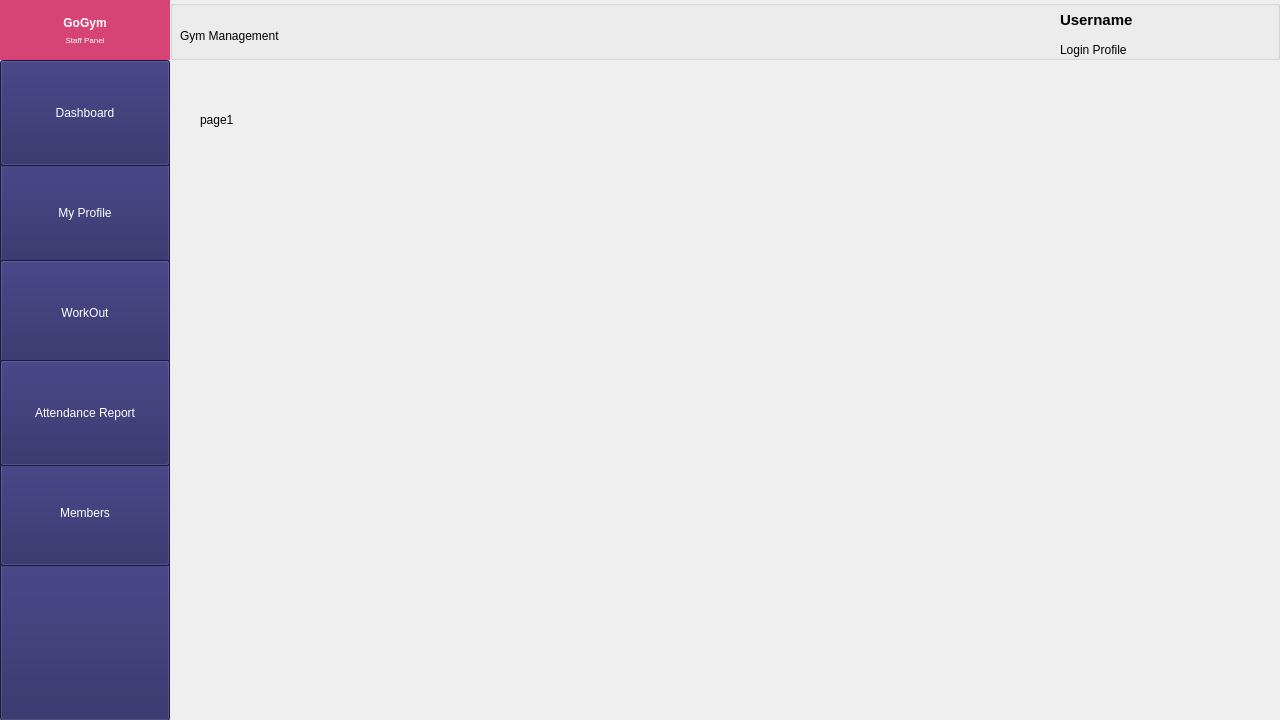
<?xml version="1.0" encoding="UTF-8"?>
<ui version="4.0">
 <class>staffWindow</class>
 <widget class="QMainWindow" name="staffWindow">
  <property name="geometry">
   <rect>
    <x>0</x>
    <y>0</y>
    <width>1280</width>
    <height>720</height>
   </rect>
  </property>
  <property name="maximumSize">
   <size>
    <width>1280</width>
    <height>720</height>
   </size>
  </property>
  <property name="windowTitle">
   <string>MainWindow</string>
  </property>
  <widget class="QWidget" name="centralwidget">
   <widget class="QPushButton" name="pushButton">
    <property name="geometry">
     <rect>
      <x>0</x>
      <y>560</y>
      <width>170</width>
      <height>161</height>
     </rect>
    </property>
    <property name="styleSheet">
     <string notr="true">background-color: rgb(37, 34, 94);
</string>
    </property>
    <property name="text">
     <string/>
    </property>
   </widget>
   <widget class="QPushButton" name="pushButton_2">
    <property name="geometry">
     <rect>
      <x>0</x>
      <y>160</y>
      <width>170</width>
      <height>106</height>
     </rect>
    </property>
    <property name="minimumSize">
     <size>
      <width>170</width>
      <height>60</height>
     </size>
    </property>
    <property name="autoFillBackground">
     <bool>false</bool>
    </property>
    <property name="styleSheet">
     <string notr="true">
font: 700 9pt &quot;Segoe UI&quot;;
color: white;
background-color: rgb(37, 34, 94);</string>
    </property>
    <property name="text">
     <string>My Profile</string>
    </property>
   </widget>
   <widget class="QPushButton" name="pushButton_1">
    <property name="geometry">
     <rect>
      <x>0</x>
      <y>60</y>
      <width>170</width>
      <height>106</height>
     </rect>
    </property>
    <property name="minimumSize">
     <size>
      <width>170</width>
      <height>106</height>
     </size>
    </property>
    <property name="autoFillBackground">
     <bool>false</bool>
    </property>
    <property name="styleSheet">
     <string notr="true">
font: 700 9pt &quot;Segoe UI&quot;;
color: white;
background-color: rgb(37, 34, 94);</string>
    </property>
    <property name="text">
     <string>Dashboard</string>
    </property>
   </widget>
   <widget class="QPushButton" name="pushButton_3">
    <property name="geometry">
     <rect>
      <x>0</x>
      <y>260</y>
      <width>170</width>
      <height>106</height>
     </rect>
    </property>
    <property name="minimumSize">
     <size>
      <width>170</width>
      <height>106</height>
     </size>
    </property>
    <property name="autoFillBackground">
     <bool>false</bool>
    </property>
    <property name="styleSheet">
     <string notr="true">
font: 700 9pt &quot;Segoe UI&quot;;
color: white;
background-color: rgb(37, 34, 94);</string>
    </property>
    <property name="text">
     <string>WorkOut</string>
    </property>
   </widget>
   <widget class="QPushButton" name="pushButton_5">
    <property name="geometry">
     <rect>
      <x>0</x>
      <y>460</y>
      <width>170</width>
      <height>106</height>
     </rect>
    </property>
    <property name="minimumSize">
     <size>
      <width>170</width>
      <height>106</height>
     </size>
    </property>
    <property name="autoFillBackground">
     <bool>false</bool>
    </property>
    <property name="styleSheet">
     <string notr="true">
font: 700 9pt &quot;Segoe UI&quot;;
color: white;
background-color: rgb(37, 34, 94);</string>
    </property>
    <property name="text">
     <string>Members</string>
    </property>
   </widget>
   <widget class="QPushButton" name="pushButton_4">
    <property name="geometry">
     <rect>
      <x>0</x>
      <y>360</y>
      <width>170</width>
      <height>106</height>
     </rect>
    </property>
    <property name="minimumSize">
     <size>
      <width>170</width>
      <height>106</height>
     </size>
    </property>
    <property name="autoFillBackground">
     <bool>false</bool>
    </property>
    <property name="styleSheet">
     <string notr="true">
font: 700 9pt &quot;Segoe UI&quot;;
color: white;
background-color: rgb(37, 34, 94);</string>
    </property>
    <property name="text">
     <string>Attendance Report</string>
    </property>
   </widget>
   <widget class="QLabel" name="label_2">
    <property name="geometry">
     <rect>
      <x>0</x>
      <y>0</y>
      <width>170</width>
      <height>60</height>
     </rect>
    </property>
    <property name="styleSheet">
     <string notr="true">font: 14pt &quot;Segoe UI&quot;;
color:white;
background-color: rgb(214, 68, 117);</string>
    </property>
    <property name="text">
     <string>&lt;html&gt;&lt;head/&gt;&lt;body&gt;&lt;p align=&quot;center&quot;&gt;&lt;span style=&quot; font-weight:700;&quot;&gt;GoGym&lt;/span&gt;&lt;br/&gt;&lt;span style=&quot; vertical-align:sub;&quot;&gt;Staff Panel&lt;/span&gt;&lt;/p&gt;&lt;/body&gt;&lt;/html&gt;</string>
    </property>
   </widget>
   <widget class="QGroupBox" name="groupBox_2">
    <property name="geometry">
     <rect>
      <x>170</x>
      <y>0</y>
      <width>1110</width>
      <height>60</height>
     </rect>
    </property>
    <property name="title">
     <string/>
    </property>
    <widget class="QLabel" name="label_7">
     <property name="geometry">
      <rect>
       <x>10</x>
       <y>20</y>
       <width>351</width>
       <height>31</height>
      </rect>
     </property>
     <property name="styleSheet">
      <string notr="true">font: 14pt &quot;Segoe UI&quot;;</string>
     </property>
     <property name="text">
      <string>Gym Management</string>
     </property>
    </widget>
    <widget class="QLabel" name="current_user">
     <property name="geometry">
      <rect>
       <x>890</x>
       <y>10</y>
       <width>150</width>
       <height>21</height>
      </rect>
     </property>
     <property name="maximumSize">
      <size>
       <width>200</width>
       <height>16777215</height>
      </size>
     </property>
     <property name="layoutDirection">
      <enum>Qt::RightToLeft</enum>
     </property>
     <property name="styleSheet">
      <string notr="true">font-size: 12pt;
font-weight: bold;</string>
     </property>
     <property name="text">
      <string>&lt;html&gt;&lt;head/&gt;&lt;body&gt;&lt;p&gt;&lt;span style=&quot; font-size:11pt; font-weight:700;&quot;&gt;Username&lt;/span&gt;&lt;/p&gt;&lt;/body&gt;&lt;/html&gt;</string>
     </property>
    </widget>
    <widget class="QLabel" name="label_8">
     <property name="geometry">
      <rect>
       <x>840</x>
       <y>10</y>
       <width>40</width>
       <height>40</height>
      </rect>
     </property>
     <property name="text">
      <string/>
     </property>
     <property name="pixmap">
      <pixmap resource="resource.qrc">:/rsc/img/user (1).png</pixmap>
     </property>
    </widget>
    <widget class="QPushButton" name="sign_out">
     <property name="geometry">
      <rect>
       <x>1040</x>
       <y>0</y>
       <width>70</width>
       <height>60</height>
      </rect>
     </property>
     <property name="styleSheet">
      <string notr="true">border: none;
background-color: transparent;
padding: 0px; 
margin: 0px; </string>
     </property>
     <property name="text">
      <string/>
     </property>
    </widget>
    <widget class="QLabel" name="login_as">
     <property name="geometry">
      <rect>
       <x>890</x>
       <y>40</y>
       <width>150</width>
       <height>20</height>
      </rect>
     </property>
     <property name="maximumSize">
      <size>
       <width>300</width>
       <height>16777215</height>
      </size>
     </property>
     <property name="toolTip">
      <string>sign out</string>
     </property>
     <property name="layoutDirection">
      <enum>Qt::RightToLeft</enum>
     </property>
     <property name="styleSheet">
      <string notr="true">font-size: 9pt;





</string>
     </property>
     <property name="text">
      <string>Login Profile</string>
     </property>
    </widget>
   </widget>
   <widget class="QStackedWidget" name="stackedWidget">
    <property name="geometry">
     <rect>
      <x>170</x>
      <y>60</y>
      <width>1110</width>
      <height>660</height>
     </rect>
    </property>
    <property name="currentIndex">
     <number>0</number>
    </property>
    <widget class="QWidget" name="page_1">
     <widget class="QLabel" name="label">
      <property name="geometry">
       <rect>
        <x>30</x>
        <y>50</y>
        <width>63</width>
        <height>20</height>
       </rect>
      </property>
      <property name="text">
       <string>page1</string>
      </property>
     </widget>
    </widget>
    <widget class="QWidget" name="page2">
     <widget class="QLabel" name="label_3">
      <property name="geometry">
       <rect>
        <x>110</x>
        <y>110</y>
        <width>63</width>
        <height>20</height>
       </rect>
      </property>
      <property name="text">
       <string>page2</string>
      </property>
     </widget>
    </widget>
    <widget class="QWidget" name="page_3">
     <widget class="QLabel" name="label_4">
      <property name="geometry">
       <rect>
        <x>100</x>
        <y>70</y>
        <width>63</width>
        <height>20</height>
       </rect>
      </property>
      <property name="text">
       <string>page3</string>
      </property>
     </widget>
    </widget>
    <widget class="QWidget" name="page_4">
     <widget class="QLabel" name="label_5">
      <property name="geometry">
       <rect>
        <x>110</x>
        <y>90</y>
        <width>63</width>
        <height>20</height>
       </rect>
      </property>
      <property name="text">
       <string>page4</string>
      </property>
     </widget>
    </widget>
    <widget class="QWidget" name="page_5">
     <widget class="QLabel" name="label_6">
      <property name="geometry">
       <rect>
        <x>120</x>
        <y>50</y>
        <width>63</width>
        <height>20</height>
       </rect>
      </property>
      <property name="text">
       <string>page5</string>
      </property>
     </widget>
    </widget>
   </widget>
  </widget>
 </widget>
 <resources>
  <include location="resource.qrc"/>
 </resources>
 <connections/>
</ui>
